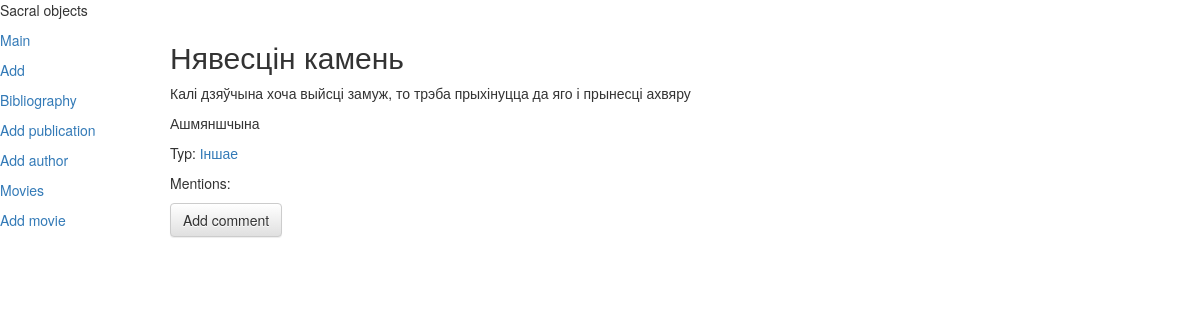
/stone_details/4/, run on an earlier commit of the app's database.
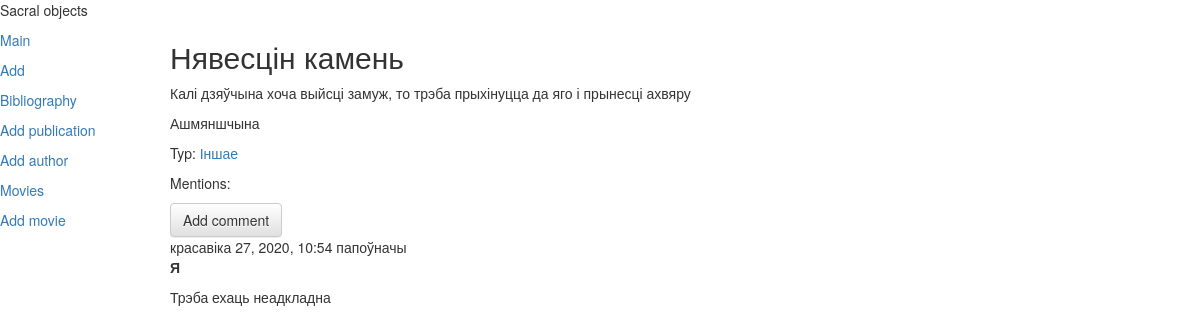
And on a later commit of the database.
### volumbf/models.py (models this page shows, shortened)
class Comment(models.Model):
    stones = models.ForeignKey(Stones, on_delete=models.CASCADE, related_name='comment')
    commentator = models.CharField(max_length=200)
    text = models.TextField()
    created_date = models.DateTimeField(default=timezone.now)
    approved_comment = models.BooleanField(default=False)
    class Meta:
        verbose_name_plural = 'Каментары'
        verbose_name = 'Каментар'
        ordering = ['-created_date']

### volumbf/views.py (the view)
# urls.py: path('stone_details/<int:pk>/', StonesDetail.as_view(), name='stone_detail'),
class StonesDetail(generic.DetailView):
    queryset = Stones.objects.all_with_prefetch_mentions()
    template_name = 'volumbf/stone_detail.html'
    def get_context_data(self, **kwargs):
        context = super().get_context_data(**kwargs)
        context['image_form'] = self.stones_image_form()
        return context
    def stones_image_form(self):
        if self.request.user.is_authenticated:
            return StonesImageForm()
        return None

### volumbf/templates/volumbf/stone_detail.html (shortened to what this page needs)
{% extends "layout/basic.html" %}
{% block content %}
   <div>
	<h2> {{ stones.title}} </h2>
	<p>{{ stones.legend }} </p>
	<p>{{ stones.place }}</p>
	<p>Typ: <a href="/volumbf/{{ stones.typ.pk }}/">{{ stones.typ.name }}</a></p>
	<p>Mentions: </p>
     </div>
   <a class="btn btn-default" href="{% url 'add_comment_to_stone' pk=stones.pk %}">Add comment</a>
{% for comment in stones.comment.all %}
    {% if comment.approved_comment %}
    <div class="comment">
        <div class="date">{{ comment.created_date }}</div>
        <strong>{{ comment.commentator }}</strong>
        <p>{{ comment.text|linebreaks }}</p>
    </div>
    {% endif %}
{%  endfor %}
{% endblock %}

What changed in the data, as far as the page shows it:
added Comment: created_date "красавіка 27, 2020, 10:54 папоўначы", commentator "Я", text "Трэба ехаць неадкладна"
